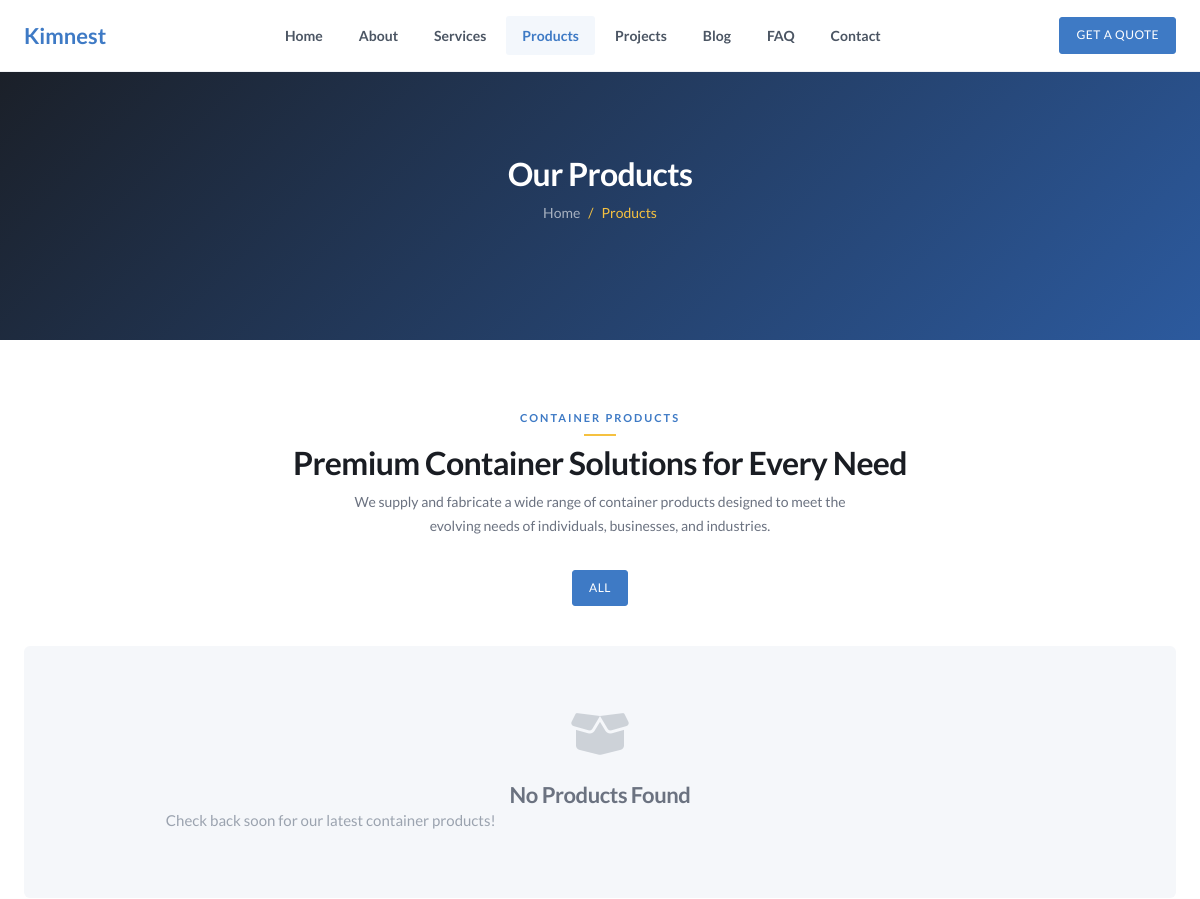
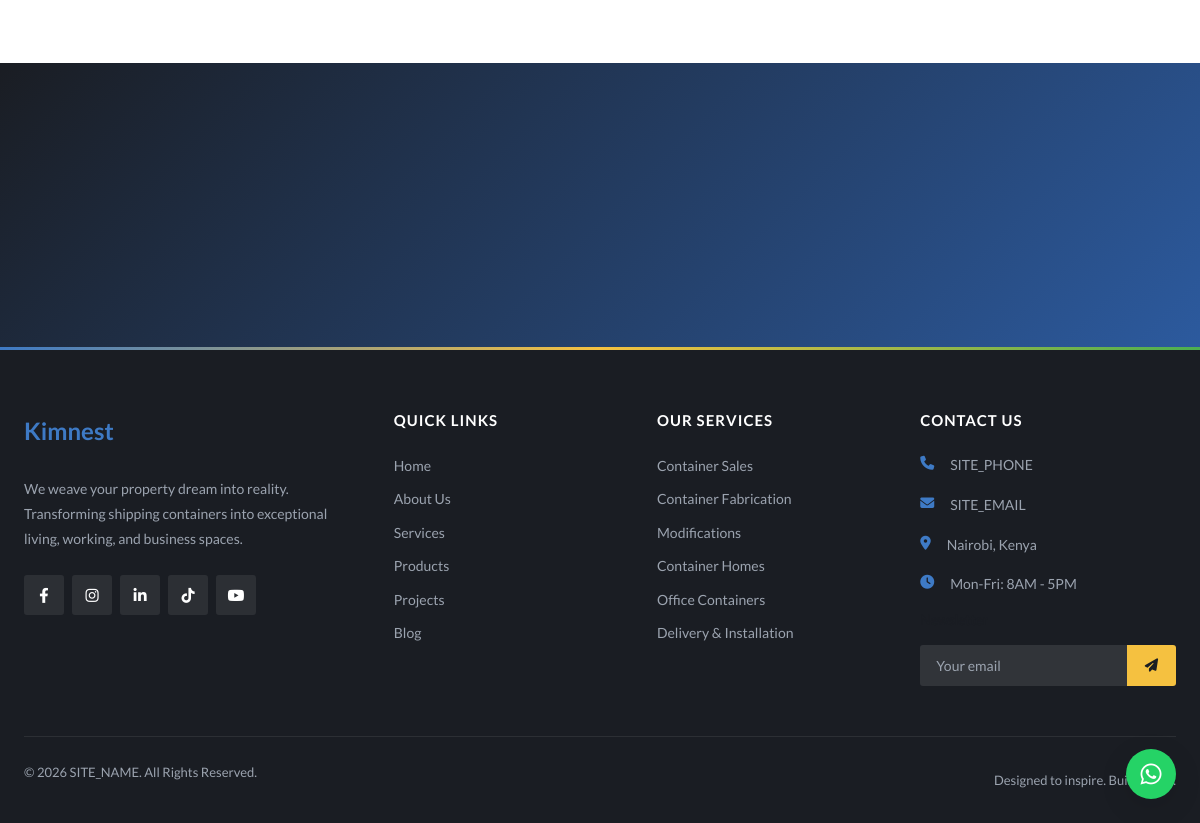
The page /pages/products.php on the database as committed earlier (2 pictures, top to bottom).
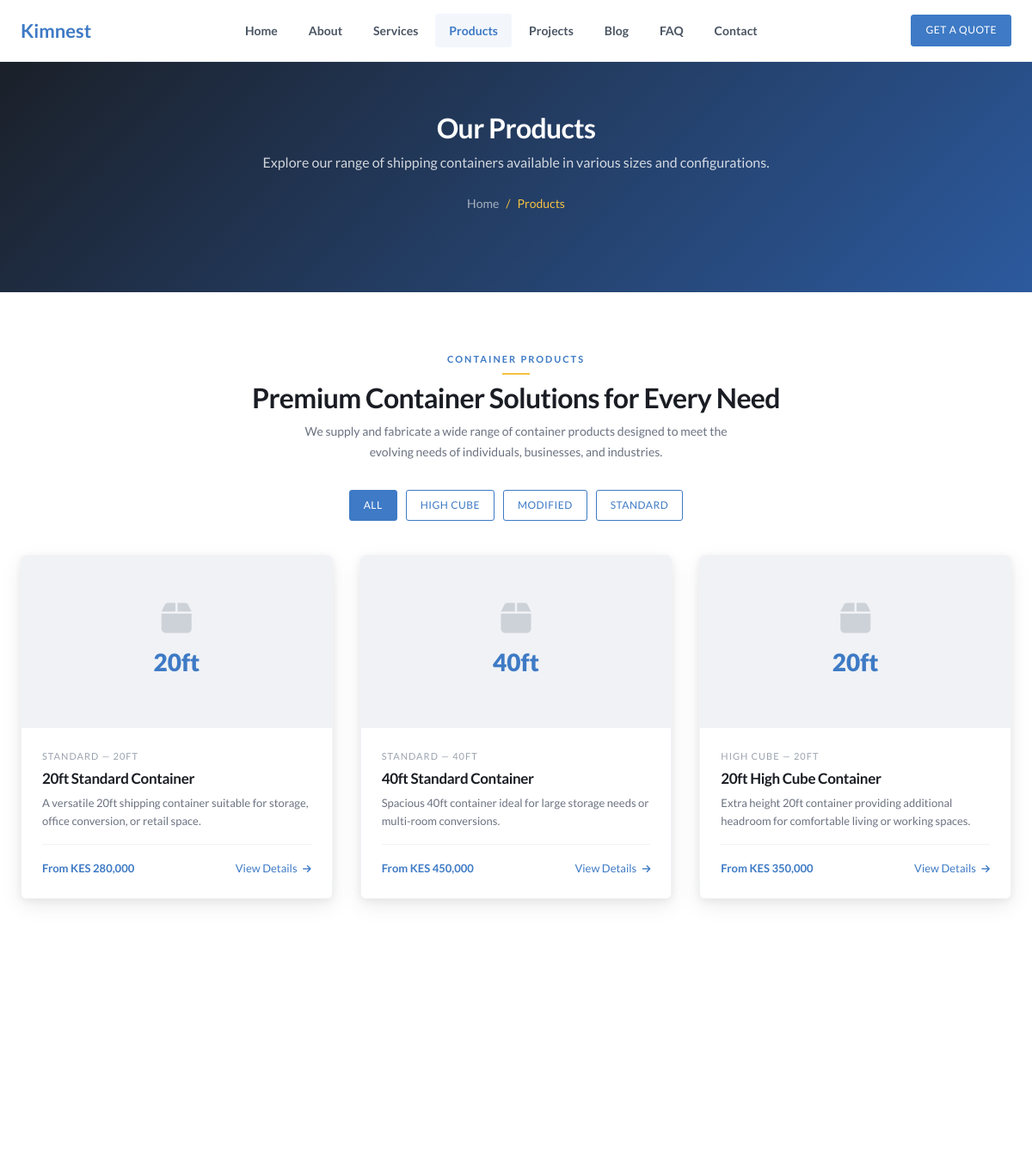
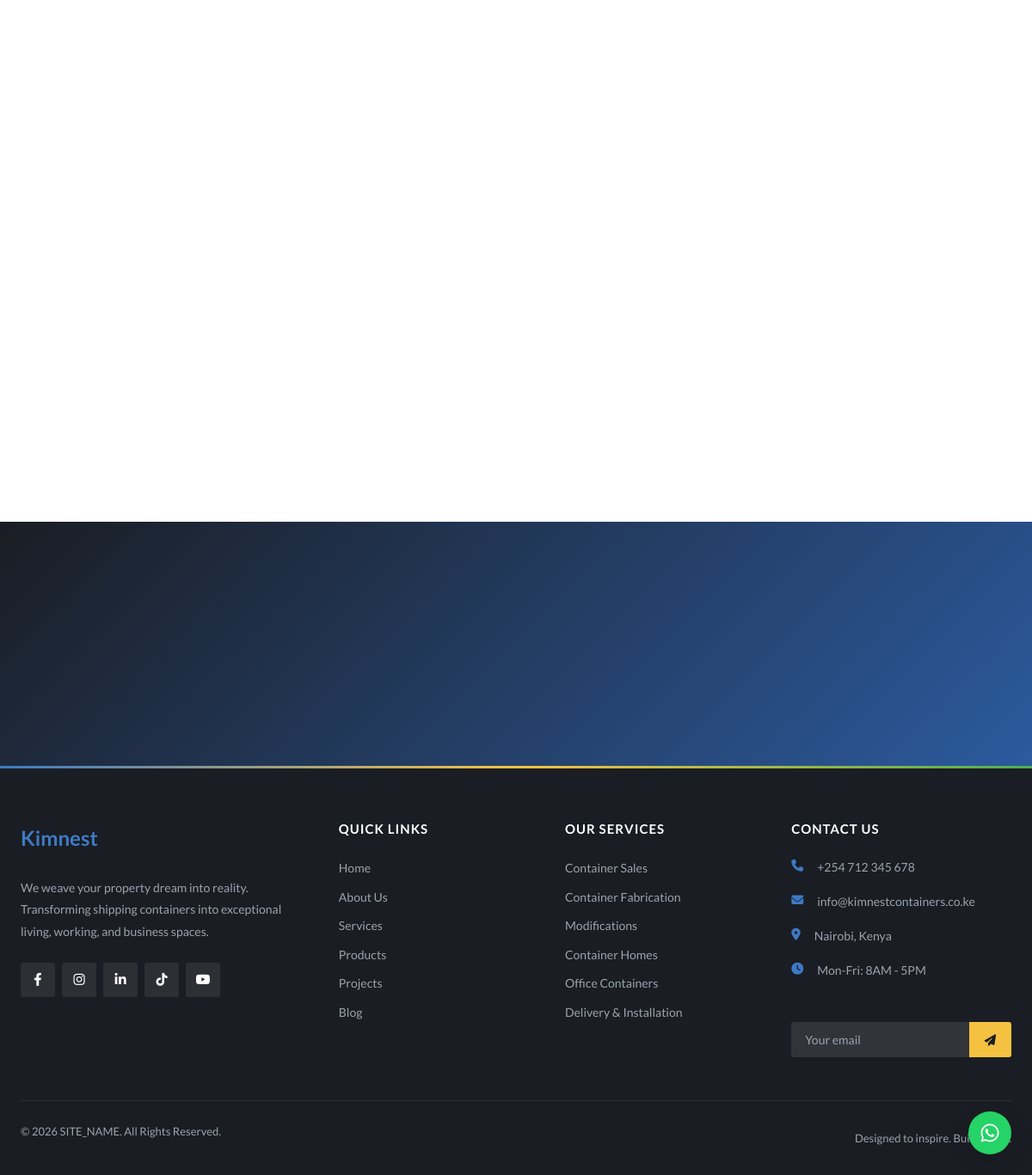
The same page on the database as committed later (2 pictures, top to bottom).
### tables this page shows
CREATE TABLE site_content (
    id INT AUTO_INCREMENT PRIMARY KEY,
    page_slug VARCHAR(50) NOT NULL,
    section_key VARCHAR(50) NOT NULL,
    content_key VARCHAR(100) NOT NULL,
    content_value LONGTEXT,
    content_type ENUM('text', 'textarea', 'html', 'image') DEFAULT 'text',
    is_visible TINYINT(1) DEFAULT 1,
    created_at TIMESTAMP DEFAULT CURRENT_TIMESTAMP,
    updated_at TIMESTAMP DEFAULT CURRENT_TIMESTAMP ON UPDATE CURRENT_TIMESTAMP,
    UNIQUE KEY unique_content (page_slug, section_key, content_key)
);

CREATE TABLE products (
    id INT AUTO_INCREMENT PRIMARY KEY,
    name VARCHAR(255) NOT NULL,
    slug VARCHAR(255) NOT NULL UNIQUE,
    category VARCHAR(100) NOT NULL,
    size VARCHAR(50),
    description TEXT,
    features TEXT,
    specs JSON,
    image VARCHAR(255),
    price_label VARCHAR(100),
    status ENUM('available', 'limited', 'unavailable') DEFAULT 'available',
    sort_order INT DEFAULT 0,
    created_at TIMESTAMP DEFAULT CURRENT_TIMESTAMP,
    updated_at TIMESTAMP DEFAULT CURRENT_TIMESTAMP ON UPDATE CURRENT_TIMESTAMP
);

CREATE TABLE site_settings (
    id INT AUTO_INCREMENT PRIMARY KEY,
    setting_key VARCHAR(100) NOT NULL UNIQUE,
    setting_value TEXT,
    created_at TIMESTAMP DEFAULT CURRENT_TIMESTAMP,
    updated_at TIMESTAMP DEFAULT CURRENT_TIMESTAMP ON UPDATE CURRENT_TIMESTAMP
);

### includes/functions.php (called while the page is built, shortened)
<?php
require_once __DIR__ . '/db.php';
function truncate($text, $length = 100) {
    if (strlen($text) <= $length) return $text;
    return substr($text, 0, $length) . '...';
}
function getContent($page, $section, $key, $default = '') {
    global $pdo;
    $stmt = $pdo->prepare("SELECT content_value, content_type, is_visible FROM site_content WHERE page_slug = ? AND section_key = ? AND content_key = ?");
    $stmt->execute([$page, $section, $key]);
    $result = $stmt->fetch();
    if (!$result) return $default;
    $value = $result['content_value'];
    $type = $result['content_type'] ?? 'text';
    if ($type === 'textarea') {
        $value = strip_tags($value);
        $value = trim($value);
    }
    return $value;
}
function getSetting($key, $default = '') {
    global $pdo;
    $stmt = $pdo->prepare("SELECT setting_value FROM site_settings WHERE setting_key = ?");
    $stmt->execute([$key]);
    $result = $stmt->fetch();
    return $result ? $result['setting_value'] : $default;
}
function getProducts($category = null) {
    global $pdo;
    $sql = "SELECT * FROM products WHERE 1=1";
    $params = [];
    $sql .= " ORDER BY sort_order ASC, id ASC";
    $stmt = $pdo->prepare($sql);
    $stmt->execute($params);
    return $stmt->fetchAll();
}
function getProductCategories() {
    global $pdo;
    $stmt = $pdo->query("SELECT DISTINCT category FROM products ORDER BY category");
    return $stmt->fetchAll(PDO::FETCH_COLUMN);
}

### pages/products.php (the view, shortened to what this page needs)
<?php
include __DIR__ . '/../includes/header.php';
$categories = getProductCategories();
$cat = isset($_GET['cat']) ? sanitize($_GET['cat']) : null;
$products = getProducts($cat);
$heroBg = getContent('products', 'hero', 'bg_image', '');
$heroOverlay = getContent('products', 'hero', 'overlay_color', '#1a2e4a');
$heroDesc = getContent('products', 'hero', 'description', '');
?>
<section class="page-banner page-banner--tall" <?php if (!empty($heroBg)): ?>style="background-image: linear-gradient(<?= $heroOverlay ?>dd, <?= $heroOverlay ?>ee), url(<?= BASE_URL ?>/<?= htmlspecialchars($heroBg) ?>); background-size: cover; background-position: center;"<?php endif; ?>>
    <div class="container">
        <h1>Our Products</h1>
        <?php if (!empty($heroDesc)): ?>
            <p class="page-banner__desc"><?= htmlspecialchars($heroDesc) ?></p>
        <?php endif; ?>
        <div class="breadcrumb">
            <a href="<?= BASE_URL ?>/">Home</a> <span>/</span> <span>Products</span>
        </div>
    </div>
</section>
<section class="section">
    <div class="container">
        <div class="section-header fade-in">
            <div class="overline">Container Products</div>
            <h2>Premium Container Solutions for Every Need</h2>
            <p>We supply and fabricate a wide range of container products designed to meet the evolving needs of individuals, businesses, and industries.</p>
        </div>
        <div class="products-filter fade-in">
            <a href="<?= BASE_URL ?>/products" class="btn <?= !$cat ? 'btn-primary' : 'btn-outline-primary' ?>">All</a>
            <?php foreach ($categories as $c): ?>
                <a href="<?= BASE_URL ?>/products?cat=<?= urlencode($c) ?>" class="btn <?= $cat === $c ? 'btn-primary' : 'btn-outline-primary' ?>"><?= $c ?></a>
            <?php endforeach; ?>
        </div>
        <?php if (empty($products)): ?>
            <div class="projects-empty fade-in">
                <i class="fas fa-box-open"></i>
                <h3>No Products Found</h3>
                <p>Check back soon for our latest container products!</p>
            </div>
        <?php else: ?>
            <div class="products-grid stagger">
                <?php foreach ($products as $product): ?>
                    <a href="<?= BASE_URL ?>/product?slug=<?= htmlspecialchars($product['slug']) ?>" class="product-list-card fade-in">
                        <div class="product-list-card__image">
                            <?php if (!empty($product['image'])): ?>
                                <img src="<?= BASE_URL ?>/<?= htmlspecialchars($product['image']) ?>" alt="<?= htmlspecialchars($product['name']) ?>">
                            <?php else: ?>
                                <div class="product-list-card__placeholder">
                                    <i class="fas fa-box"></i>
                                    <span><?= htmlspecialchars($product['size']) ?></span>
                                </div>
                            <?php endif; ?>
                        </div>
                        <div class="product-list-card__body">
                            <div class="product-list-card__category"><?= htmlspecialchars($product['category']) ?> — <?= htmlspecialchars($product['size']) ?></div>
                            <h3 class="product-list-card__title"><?= htmlspecialchars($product['name']) ?></h3>
                            <p class="product-list-card__desc"><?= htmlspecialchars(truncate($product['description'], 120)) ?></p>
                            <div class="product-list-card__footer">
                                <span class="product-list-card__price"><?= htmlspecialchars($product['price_label'] ?: 'Request Pricing') ?></span>
                                <span class="product-list-card__cta">View Details <i class="fas fa-arrow-right"></i></span>
                            </div>
                        </div>
                    </a>
                <?php endforeach; ?>
            </div>
        <?php endif; ?>
    </div>
</section>
<section class="section cta-section">
    <div class="container">
    </div>
</section>
<?php include __DIR__ . '/../includes/footer.php'; ?>

### includes/header.php (shortened to what this page needs)
<?php
require_once __DIR__ . '/functions.php';
$currentPage = basename($_SERVER['PHP_SELF'], '.php');
?>
<!DOCTYPE html>
<html lang="en">
<head>
    <link rel="stylesheet" href="https://cdnjs.cloudflare.com/ajax/libs/font-awesome/6.4.0/css/all.min.css">
    <link rel="stylesheet" href="<?= BASE_URL ?>/assets/css/style.css">
</head>
<body>
    <header class="header" id="header">
        <div class="container">
            <a href="<?= BASE_URL ?>/" class="logo">
                <span class="logo-text">Kim<span>nest</span></span>
            </a>
            <nav class="nav" id="nav">
                <a href="<?= BASE_URL ?>/" class="nav-link <?= $currentPage === 'index' ? 'active' : '' ?>">Home</a>
                <a href="<?= BASE_URL ?>/about" class="nav-link <?= $currentPage === 'about' ? 'active' : '' ?>">About</a>
                <a href="<?= BASE_URL ?>/services" class="nav-link <?= $currentPage === 'services' ? 'active' : '' ?>">Services</a>
                <a href="<?= BASE_URL ?>/products" class="nav-link <?= $currentPage === 'products' ? 'active' : '' ?>">Products</a>
                <a href="<?= BASE_URL ?>/projects" class="nav-link <?= $currentPage === 'projects' ? 'active' : '' ?>">Projects</a>
                <a href="<?= BASE_URL ?>/blog" class="nav-link <?= $currentPage === 'blog' ? 'active' : '' ?>">Blog</a>
                <a href="<?= BASE_URL ?>/faq" class="nav-link <?= $currentPage === 'faq' ? 'active' : '' ?>">FAQ</a>
                <a href="<?= BASE_URL ?>/contact" class="nav-link <?= $currentPage === 'contact' ? 'active' : '' ?>">Contact</a>
            </nav>
            <div class="header-actions">
                <a href="<?= BASE_URL ?>/request-quote" class="btn btn-primary">Get a Quote</a>
            </div>
        </div>
    </header>
    <main class="main">

### includes/footer.php (shortened to what this page needs)
    </main>
    <footer class="footer">
        <div class="container">
            <div class="footer-grid">
                <div class="footer-col">
                    <a href="<?= BASE_URL ?>/" class="footer-logo">
                        <span class="logo-text">Kim<span>nest</span></span>
                    </a>
                    <p><?= htmlspecialchars(getSetting('site_tagline', 'We weave your property dream into reality. Transforming shipping containers into exceptional living, working, and business spaces.')) ?></p>
                    <div class="social-links">
                        <a href="<?= getSetting('facebook_url', '#') ?>" target="_blank"><i class="fab fa-facebook-f"></i></a>
                        <a href="<?= getSetting('instagram_url', '#') ?>" target="_blank"><i class="fab fa-instagram"></i></a>
                        <a href="<?= getSetting('linkedin_url', '#') ?>" target="_blank"><i class="fab fa-linkedin-in"></i></a>
                        <a href="<?= getSetting('tiktok_url', '#') ?>" target="_blank"><i class="fab fa-tiktok"></i></a>
                        <a href="<?= getSetting('youtube_url', '#') ?>" target="_blank"><i class="fab fa-youtube"></i></a>
                    </div>
                </div>
                <div class="footer-links-group">
                    <div class="footer-col">
                        <h3>Quick Links</h3>
                        <ul class="footer-links">
                            <li><a href="<?= BASE_URL ?>/">Home</a></li>
                            <li><a href="<?= BASE_URL ?>/about">About Us</a></li>
                            <li><a href="<?= BASE_URL ?>/services">Services</a></li>
                            <li><a href="<?= BASE_URL ?>/products">Products</a></li>
                            <li><a href="<?= BASE_URL ?>/projects">Projects</a></li>
                            <li><a href="<?= BASE_URL ?>/blog">Blog</a></li>
                        </ul>
                    </div>
                    <div class="footer-col">
                        <h3>Our Services</h3>
                        <ul class="footer-links">
                            <li><a href="<?= BASE_URL ?>/services#sales">Container Sales</a></li>
                            <li><a href="<?= BASE_URL ?>/services#fabrication">Container Fabrication</a></li>
                            <li><a href="<?= BASE_URL ?>/services#modifications">Modifications</a></li>
                            <li><a href="<?= BASE_URL ?>/services#homes">Container Homes</a></li>
                            <li><a href="<?= BASE_URL ?>/services#offices">Office Containers</a></li>
                            <li><a href="<?= BASE_URL ?>/services#delivery">Delivery & Installation</a></li>
                        </ul>
                    </div>
                </div>
                <div class="footer-col">
                    <h3>Contact Us</h3>
                    <ul class="footer-contact">
                        <li><i class="fas fa-phone"></i> <?= getSetting('site_phone', SITE_PHONE) ?></li>
                        <li><i class="fas fa-envelope"></i> <?= getSetting('site_email', SITE_EMAIL) ?></li>
                        <li><i class="fas fa-map-marker-alt"></i> <?= getSetting('site_address', 'Nairobi, Kenya') ?></li>
                        <li><i class="fas fa-clock"></i> Mon-Fri: 8AM - 5PM</li>
                    </ul>
                    <div class="newsletter">
                        <h4>Newsletter</h4>
                        <form class="newsletter-form" id="newsletterForm" action="<?= BASE_URL ?>/api/newsletter.php">
                            <input type="email" name="email" placeholder="Your email" required>
                            <button type="submit"><i class="fas fa-paper-plane"></i></button>
                        </form>
                    </div>
                </div>
            </div>
            <div class="footer-bottom">
                <p>&copy; <?= date('Y') ?> <?= SITE_NAME ?>. All Rights Reserved.</p>
                <p>Designed to inspire. Built to last.</p>
            </div>
        </div>
    </footer>
    <a href="https://wa.me/<?= getSetting('site_whatsapp', SITE_WHATSAPP) ?>" class="whatsapp-float" target="_blank">
        <i class="fab fa-whatsapp"></i>
    </a>
</body>
</html>

Rows that differ between the two databases and show on the page:
added site_content: content_value "Explore our range of shipping containers available in various sizes and configurations."
added products: size "20ft", category "STANDARD", size "20FT", name "20ft Standard Container", description "A versatile 20ft shipping container suitable for storage, office conversion, or retail space.", price_label "From KES 280,000"
added products: size "40ft", category "STANDARD", size "40FT", name "40ft Standard Container", description "Spacious 40ft container ideal for large storage needs or multi-room conversions.", price_label "From KES 450,000"
added products: size "20ft", category "HIGH CUBE", size "20FT", name "20ft High Cube Container", description "Extra height 20ft container providing additional headroom for comfortable living or working spaces.", price_label "From KES 350,000"
added site_settings: setting_value "We weave your property dream into reality. Transforming shipping containers into exceptional living, working, and business spaces."
added site_settings: setting_value "+254 712 345 678"
added site_settings: setting_value "info@kimnestcontainers.co.ke"
added site_settings: setting_value "Nairobi, Kenya"
Other text that changed with them:
getSetting('site_phone', SITE_PHONE): "SITE_PHONE" → (not shown)
getSetting('site_email', SITE_EMAIL): "SITE_EMAIL" → (not shown)
getSetting('site_address', 'Nairobi, Kenya'): "Nairobi, Kenya" → (not shown)
new list line: "HIGH CUBE"
new list line: "MODIFIED"
new list line: "STANDARD"
text no longer shown: "No Products Found Check back soon for our latest container products! We weave your property dream into reality. Transforming shipping containers into exceptional living, working, and business spaces."
